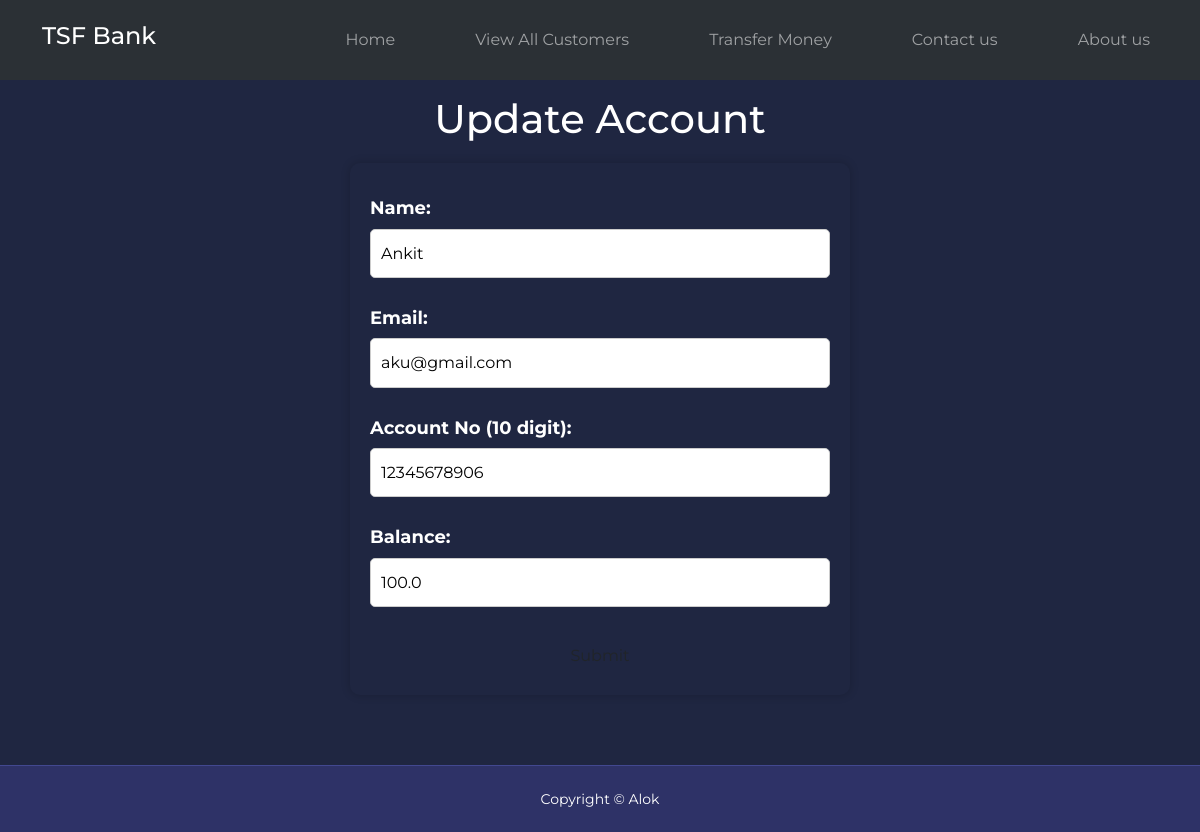
/updatedata/27, run on the app's committed database.
### bankSystem/models.py (models this page shows)
class customers_Data(models.Model):
    name = models.CharField(max_length=50)
    emailId = models.CharField(max_length=70)
    accountNumber = models.IntegerField()
    balance = models.FloatField()

### bankSystem/views.py (the view, shortened to what this page needs)
# urls.py: path('updatedata/<int:id>',views.updatedata,name="updatedata"),
def updatedata(request,id):
    e = customers_Data.objects.get(id=id)
    return render(request,'updatedata.html', {'data':e})

### templates/updatedata.html (shortened to what this page needs)
{% load static %}
<!DOCTYPE html>
<html lang="en">
<head>
    <link href="https://cdn.jsdelivr.net/npm/bootstrap@5.3.0-alpha3/dist/css/bootstrap.min.css" rel="stylesheet">
        <link rel="stylesheet" type="text/css" href="{% static 'css/style.css' %}">
</head>
<body>
    <nav class="navbar navbar-expand-lg bg-body-tertiary " navbar bg-dark" data-bs-theme="dark"">
        <div class=" container nav--container">
        <a class="navbar-brand" href="/home/">
            <h4>TSF Bank </h4>
        </a>
        <ul class="nav--menu navbar-nav  nav nav-pills nav-fill ">
            <li class="nav-item"><a class="nav-link" href="/home/">Home</a></li>
            <li class="nav-item"><a class="nav-link" href="/customersData/">View All Customers</a></li>
            <li class="nav-item"><a class="nav-link" href="/transferMoney/">Transfer Money</a></li>
            <li class="nav-item"><a class="nav-link" href="/contact/">Contact us</a></li>
            <li class="nav-item"><a class="nav-link" href="/about/">About us</a></li>
        </ul>
        </div>
    </nav>
        <h1 class="form-heading"> Update Account </h1>
    <form method="POST">
		<label for="name">Name:</label>
		<input type="text" id="name" name="name" value ="{{data.name}}" required>
		<label for="email">Email:</label>
		<input type="email" id="email" name="email" value ="{{data.emailId}}" required>
		<label for="account-no">Account No (10 digit):</label>
		<input type="number" id="account-no" name="account-no" pattern="[0-9]{10}" value ="{{data.accountNumber}}" required>
		<label for="add-money">Balance:</label>
		<input type="number" id="add-money" name="add-money" min="0" value ="{{data.balance}}" required>
		<Button class="btn">Submit</Button>
	</form>
    <footer class="footer">
        <div class="footer--copyright"><small>Copyright &copy; Alok </small></div>
    </footer>
</body>
</html>

### static/css/style.css (style rules this page uses)
* { margin: 0; padding: 0; border: 0; outline: 0; text-decoration: none; list-style: none; box-sizing: border-box; }
body { font-family: 'Montserrat', sans-serif; line-height: 1.7; color: #fff; background: #1f2641; overflow-x: hidden; min-height: 100vh; }
nav { background: transparent; width: 100vw; height: 5rem; position: fixed; top: 0; z-index: 11; }
.nav--container { height: 100%; display: flex; justify-content: space-between; align-items: center; }
.nav--menu { display: flex; align-items: center; gap: 4rem; }
.btn { margin-top: 15px; }
footer { position: sticky; top: 100%; background: #2e3267; font-size: 1rem; }
.footer--copyright { text-align: center; padding: 1.2rem 0; border-top: 1px solid #424890; }
form { width: 100%; max-width: 500px; margin: 0 auto; margin-bottom: 70px; margin-top: 20px; border-radius: 10px; box-shadow: 0px 0px 10px rgba(0, 0, 0, 0.2); padding: 20px; display: flex; flex-direction: column; }
.form-heading { text-align: center; margin: 15px; }
label { display: block; font-size: 18px; color: #ffffff; font-weight: bold; margin-top: 10px; text-align: left; }
input, textarea { width: 100%; padding: 10px; border-radius: 5px; border: 1px solid #ccc; font-size: 16px; margin-top: 5px; margin-bottom: 20px; }
input[type="text"], input[type="email"], input[type="number"] { width: 100%; padding: 10px; border-radius: 5px; border: 1px solid #ccc; margin-top: 5px; margin-bottom: 15px; }

### data on the page
customers_Data: name "Ankit", email "aku@gmail.com", account-no "12345678906", add-money "100.0"
